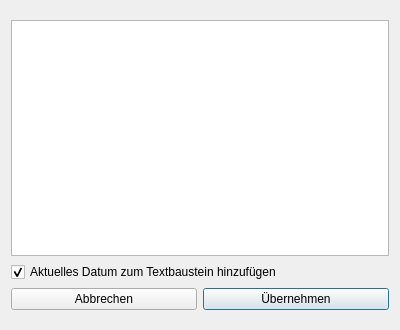
<?xml version="1.0" encoding="UTF-8"?>
<ui version="4.0">
 <class>DlgTextBlock</class>
 <widget class="QDialog" name="DlgTextBlock">
  <property name="geometry">
   <rect>
    <x>0</x>
    <y>0</y>
    <width>400</width>
    <height>330</height>
   </rect>
  </property>
  <property name="windowTitle">
   <string>Textblock auswählen</string>
  </property>
  <property name="windowIcon">
   <iconset resource="images/images.qrc">
    <normaloff>:/favicon.png</normaloff>:/favicon.png</iconset>
  </property>
  <layout class="QGridLayout" name="gridLayout">
   <item row="0" column="0">
    <widget class="QWidget" name="widget" native="true">
     <layout class="QGridLayout" name="gridLayout_2">
      <property name="leftMargin">
       <number>0</number>
      </property>
      <property name="rightMargin">
       <number>0</number>
      </property>
      <item row="2" column="0">
       <widget class="QPushButton" name="pbCancel">
        <property name="text">
         <string>Abbrechen</string>
        </property>
        <property name="icon">
         <iconset resource="images/images.qrc">
          <normaloff>:/cancel.png</normaloff>:/cancel.png</iconset>
        </property>
       </widget>
      </item>
      <item row="2" column="1">
       <widget class="QPushButton" name="pbSave">
        <property name="text">
         <string>Übernehmen</string>
        </property>
        <property name="icon">
         <iconset resource="images/images.qrc">
          <normaloff>:/accept.png</normaloff>:/accept.png</iconset>
        </property>
        <property name="default">
         <bool>true</bool>
        </property>
       </widget>
      </item>
      <item row="0" column="0" colspan="2">
       <widget class="QListWidget" name="listWidget"/>
      </item>
      <item row="1" column="0" colspan="2">
       <widget class="QCheckBox" name="cbAddDate">
        <property name="text">
         <string>Aktuelles Datum zum Textbaustein hinzufügen</string>
        </property>
        <property name="checked">
         <bool>true</bool>
        </property>
       </widget>
      </item>
     </layout>
    </widget>
   </item>
  </layout>
 </widget>
 <resources>
  <include location="images/images.qrc"/>
 </resources>
 <connections/>
</ui>
